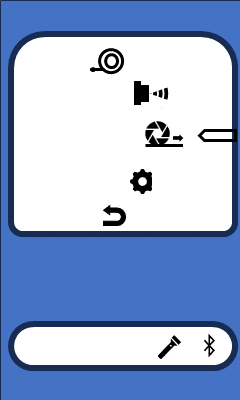
#> input picture misc/lcd_screens_builder/cubit2/screen_images/LCD_screens_cubit2.png, 240 x 400 px, found by its file name; its folder holds only this picture in this run
$ python image2binaryv3.py
#> lines starting #> are read from the running program, lines starting #| are printed output that depends on the picture; after the words box and inside, x2 and y2 are one past the last pixel; in counts of white or black regions, pixels touching at a corner belong together
import os
from PIL import Image
import numpy as np
from datetime import datetime

def create_bitmap(image_path):
    image = Image.open(image_path).convert('1')  # Convert to 1-bit monochrome
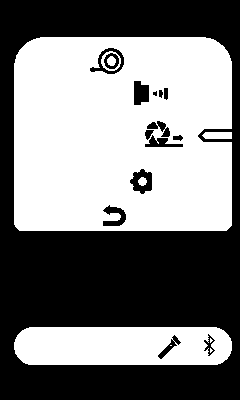
#> image: PIL image 240x400 1; 49.5% white; 9 white regions (3 under 20 px), largest, box (x1, y1, x2, y2) and area: (14, 37, 232, 231) 39362, (14, 327, 232, 365) 7719, (202, 132, 232, 139) 198, (101, 51, 121, 71) 124, (107, 56, 116, 66) 69, (138, 177, 147, 186) 60
    image_array = np.array(image, dtype=np.uint8)
    # Convert image array to bitmap (1 for white, 0 for black)
    bitmap_array = np.where(image_array == 0, 1, 0)
    return bitmap_array, image_array.shape

def generate_header_file(folder_path, header_file, source_file):
    header_content = f"""/*
* lcd_bitmap.h
*
*  Created on: {datetime.now().strftime('%b %d, %Y')}
*      Author: rajat
*/

#ifndef SRC_LCD_BITMAP_H_
#define SRC_LCD_BITMAP_H_

typedef struct {{
    int width;
    int height;
    const char* bitmap;
}} ImageBitmap;

"""

    source_content = f"""/*
* lcd_bitmap.c
*
*  Created on: {datetime.now().strftime('%b %d, %Y')}
*      Author: rajat
*/

#include "lcd_bitmap.h"

"""

    extern_declarations = ""

    os.makedirs(os.path.dirname(header_file), exist_ok=True)
    os.makedirs(os.path.dirname(source_file), exist_ok=True)

    with open(header_file, 'w') as header, open(source_file, 'w') as source:
        header.write(header_content)
        source.write(source_content)

        for filename in os.listdir(folder_path):
            if filename.lower().endswith(('.png', '.jpg', '.jpeg', '.bmp')):
                image_path = os.path.join(folder_path, filename)
                bitmap_array, (height, width) = create_bitmap(image_path)
#> height = 400; width = 240
                array_name = os.path.splitext(filename)[0]

                # Convert the bitmap array to the required format
                byte_list = []
                for row in bitmap_array:
                    bits = ''.join(map(str, row))
                    # Pad bits if necessary to make them a multiple of 8
                    bits = bits.ljust((len(bits) + 7) // 8 * 8, '0')
                    byte_list.extend([int(bits[i:i+8], 2) for i in range(0, len(bits), 8)])
#> after the loop, byte_list = 12000 values, max 255 at index 0, min 0 at index 1115, mean 129.5

                # Write the bitmap array in the header file
                header.write(f'static const char {array_name}_bitmap[] = {{\n')
                for i in range(0, len(byte_list), 12):  # Group by 12 bytes per line for readability
                    line = ', '.join(f'0x{byte:02X}' for byte in byte_list[i:i+12])
                    header.write(f'{line},\n')
#> this loop made 1000 passes
#> i on passes 2 to 4: 12, 24, 36
                header.write('};\n')

                # Write the struct for the image in the source file
                source.write(f'const ImageBitmap {array_name} = {{\n')
                source.write(f'    {width}, {height}, {array_name}_bitmap\n')
                source.write('};\n\n')

                # Add extern declaration
                extern_declarations += f'extern const ImageBitmap {array_name};\n'

        header.write("\n" + extern_declarations)
        header.write("#endif /* SRC_LCD_BITMAP_H_ */\n")

# Usage
folder_path = 'C:\\Users\\rajat\\OneDrive\\Low Power\\cubit2.0\\lpedt_cubit_2.0\\misc\\lcd_screens_builder\\cubit2\\screen_images'
header_file = 'C:\\Users\\rajat\\OneDrive\\Low Power\\cubit2.0\\lpedt_cubit_2.0\\misc\\lcd_screens_builder\\cubit2\\lcd_bitmap.h'
source_file = 'C:\\Users\\rajat\\OneDrive\\Low Power\\cubit2.0\\lpedt_cubit_2.0\\misc\\lcd_screens_builder\\cubit2\\lcd_bitmap.c'
generate_header_file(folder_path, header_file, source_file)

# For debugging: Print the bitmap data
for filename in os.listdir(folder_path):
    if filename.lower().endswith(('.png', '.jpg', '.jpeg', '.bmp')):
        image_path = os.path.join(folder_path, filename)
        bitmap_array, (height, width) = create_bitmap(image_path)
#> height = 400; width = 240
        array_name = os.path.splitext(filename)[0]
        print(f'{array_name}_bitmap (size: {width}x{height}):')
#| LCD_screens_cubit2_bitmap (size: 240x400):
        for row in bitmap_array:
            print(''.join(str(bit) for bit in row))
#> this loop made 400 passes
#> (printed output is left out)

$ run again, on misc/lcd_screens_builder/cubit2/screen_images/arc3.png
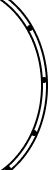
#> input picture misc/lcd_screens_builder/cubit2/screen_images/arc3.png, 50 x 170 px, found by its file name
#> in create_bitmap, `image = Image.open(image_path).convert('1')`:
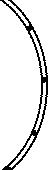
#> image: PIL image 50x170 1; 90.2% white; black in thin lines or dots
#> image_array: shape (170, 50); values 0 (black) and 1 (white), 90.2% white; black in thin lines or dots
#> bitmap_array: shape (170, 50) int64; values 0 (black) and 1 (white), 9.8% white in thin lines or dots
#> in generate_header_file, `bitmap_array, (height, width) = create_bitmap(image_path)`: height = 170; width = 50
#> after the loop in generate_header_file, `for row in bitmap_array:`: byte_list = 1190 values, max 254 at index 928, min 0 at index 2, mean 20.98
#> the loop in generate_header_file, `for i in range(0, len(byte_list), 12):` made 100 passes
#> i on passes 2 to 9: 12, 24, 36, 48, 60, 72, 84, 96
#> `bitmap_array, (height, width) = create_bitmap(image_path)`: height = 170; width = 50
#| arc3_bitmap (size: 50x170):
#> the loop `for row in bitmap_array:` made 170 passes
#| 11110000111100000000000000000000000000000000000000
#| 00111000001110000000000000000000000000000000000000
#| 00011100000111000000000000000000000000000000000000
#| 00001110000011100000000000000000000000000000000000
#| 00000011100001110000000000000000000000000000000000
#> (further printed lines are left out)

$ run again, on misc/lcd_screens_builder/cubit2/screen_images/menu_frame.png
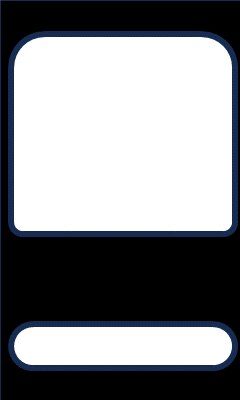
#> input picture misc/lcd_screens_builder/cubit2/screen_images/menu_frame.png, 240 x 400 px, found by its file name
#> in create_bitmap, `image = Image.open(image_path).convert('1')`:
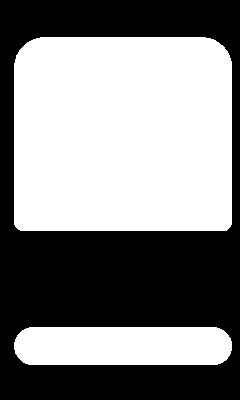
#> image: PIL image 240x400 1; 51.9% white; 1 black region, box (x1, y1, x2, y2) and area: (0, 0, 240, 400) 46167
#> in generate_header_file, `bitmap_array, (height, width) = create_bitmap(image_path)`: height = 400; width = 240
#> after the loop in generate_header_file, `for row in bitmap_array:`: byte_list = 12000 values, max 255 at index 0, min 0 at index 1115, mean 123.5
#> the loop in generate_header_file, `for i in range(0, len(byte_list), 12):` made 1000 passes
#> i on passes 2 to 4: 12, 24, 36
#> `bitmap_array, (height, width) = create_bitmap(image_path)`: height = 400; width = 240
#| menu_frame_bitmap (size: 240x400):
#> the loop `for row in bitmap_array:` made 400 passes
#> (printed output is left out)

$ run again, on misc/lcd_screens_builder/cubit2/screen_images/arc.png
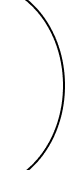
#> input picture misc/lcd_screens_builder/cubit2/screen_images/arc.png, 65 x 170 px, found by its file name
#> in create_bitmap, `image = Image.open(image_path).convert('1')`:
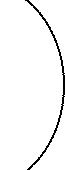
#> image: PIL image 65x170 1; 96.6% white; black in thin lines or dots, all inside (x1, y1, x2, y2) = (25, 0, 65, 170)
#> in generate_header_file, `bitmap_array, (height, width) = create_bitmap(image_path)`: height = 170; width = 65
#> after the loop in generate_header_file, `for row in bitmap_array:`: byte_list = 1530 values, max 224 at index 140, min 0 at index 0, mean 7.5
#> the loop in generate_header_file, `for i in range(0, len(byte_list), 12):` made 128 passes
#> i on passes 2 to 9: 12, 24, 36, 48, 60, 72, 84, 96
#> `bitmap_array, (height, width) = create_bitmap(image_path)`: height = 170; width = 65
#| arc_bitmap (size: 65x170):
#> the loop `for row in bitmap_array:` made 170 passes
#| 00000000000000000000000001111000000000000000000000000000000000000
#| 00000000000000000000000000011100000000000000000000000000000000000
#| 00000000000000000000000000001110000000000000000000000000000000000
#| 00000000000000000000000000000111000000000000000000000000000000000
#| 00000000000000000000000000000011100000000000000000000000000000000
#> (further printed lines are left out)
